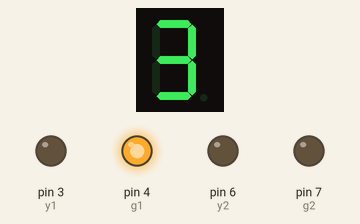
This sketch was run on a simulated Arduino Uno, built with avr-gcc and run on an emulated ATmega328P. Shown: 1-digit seven-segment display, output pins drawn as LEDs (lit = HIGH). Wiring (inferred from the names in the program): 1-digit 7-segment display, segments lit when HIGH: segments pin 8, pin 9, pin 10, pin 11, pin 12, pin 13, A0. The segment pins are drawn as the display they are named for; pins used as bus, display or sensor lines are not drawn.

Above: at 0.1 s.
At 1.1 s:
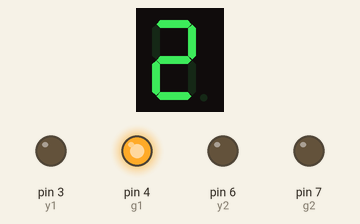
At 2.1 s:
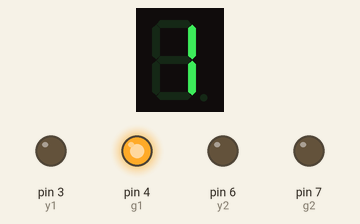
At 4.1 s:
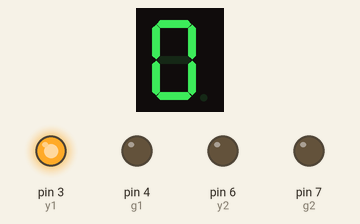
At 7.1 s:
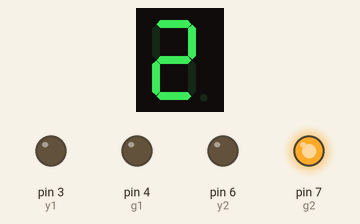
At 10.1 s:
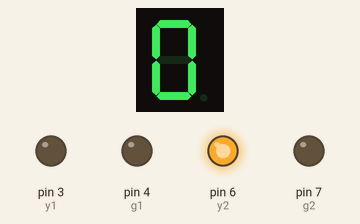
Timing chart, 0 to 37.5 s (numbered marks = the images above):
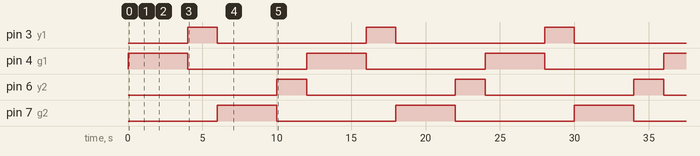

Measured:
- by itself, pin 3 (y1), pin 6 (y2): alternates HIGH for 2.0 s and LOW for 10.0 s
- by itself, pin 4 (g1), pin 7 (g2): alternates HIGH for 4.0 s and LOW for 8.0 s
- by itself, everything shown: repeats every 12.0 s, in 11 steps
- what the display in image 1 shows lasts 1.0 s, from 1.0 s to 2.0 s
- what the display in image 3 shows lasts 3.0 s, from 3.0 s to 6.0 s

The sketch:

traffic_light_controller.ino
```cpp
int r1 = 2;
int y1 = 3;
int g1 = 4;

int r2 = 5;
int y2 = 6;
int g2 = 7;

// 7-segment pins
int a = 8;
int b = 9;
int c = 10;
int d = 11;
int e = 12;
int f = 13;
int g = A0;

void setup()
{
  pinMode(r1, OUTPUT);
  pinMode(y1, OUTPUT);
  pinMode(g1, OUTPUT);

  pinMode(r2, OUTPUT);
  pinMode(y2, OUTPUT);
  pinMode(g2, OUTPUT);

  pinMode(a, OUTPUT);
  pinMode(b, OUTPUT);
  pinMode(c, OUTPUT);
  pinMode(d, OUTPUT);
  pinMode(e, OUTPUT);
  pinMode(f, OUTPUT);
  pinMode(g, OUTPUT);
}

// DISPLAY NUMBER FUNCTION
void displayDigit(int num)
{
  switch(num)
  {
    case 0:
      digitalWrite(a,HIGH);
      digitalWrite(b,HIGH);
      digitalWrite(c,HIGH);
      digitalWrite(d,HIGH);
      digitalWrite(e,HIGH);
      digitalWrite(f,HIGH);
      digitalWrite(g,LOW);
      break;

    case 1:
      digitalWrite(a,LOW);
      digitalWrite(b,HIGH);
      digitalWrite(c,HIGH);
      digitalWrite(d,LOW);
      digitalWrite(e,LOW);
      digitalWrite(f,LOW);
      digitalWrite(g,LOW);
      break;

    case 2:
      digitalWrite(a,HIGH);
      digitalWrite(b,HIGH);
      digitalWrite(c,LOW);
      digitalWrite(d,HIGH);
      digitalWrite(e,HIGH);
      digitalWrite(f,LOW);
      digitalWrite(g,HIGH);
      break;

    case 3:
      digitalWrite(a,HIGH);
      digitalWrite(b,HIGH);
      digitalWrite(c,HIGH);
      digitalWrite(d,HIGH);
      digitalWrite(e,LOW);
      digitalWrite(f,LOW);
      digitalWrite(g,HIGH);
      break;
  }
}

void loop()
{
  // ROAD 1 GREEN
  digitalWrite(g1, HIGH);
  digitalWrite(r2, HIGH);

  for(int i=3; i>=0; i--)
  {
    displayDigit(i);
    delay(1000);
  }

  digitalWrite(g1, LOW);
  digitalWrite(y1, HIGH);

  delay(2000);

  digitalWrite(y1, LOW);
  digitalWrite(r2, LOW);

  // ROAD 2 GREEN
  digitalWrite(g2, HIGH);
  digitalWrite(r1, HIGH);

  for(int i=3; i>=0; i--)
  {
    displayDigit(i);
    delay(1000);
  }

  digitalWrite(g2, LOW);
  digitalWrite(y2, HIGH);

  delay(2000);

  digitalWrite(y2, LOW);
  digitalWrite(r1, LOW);
}
```
